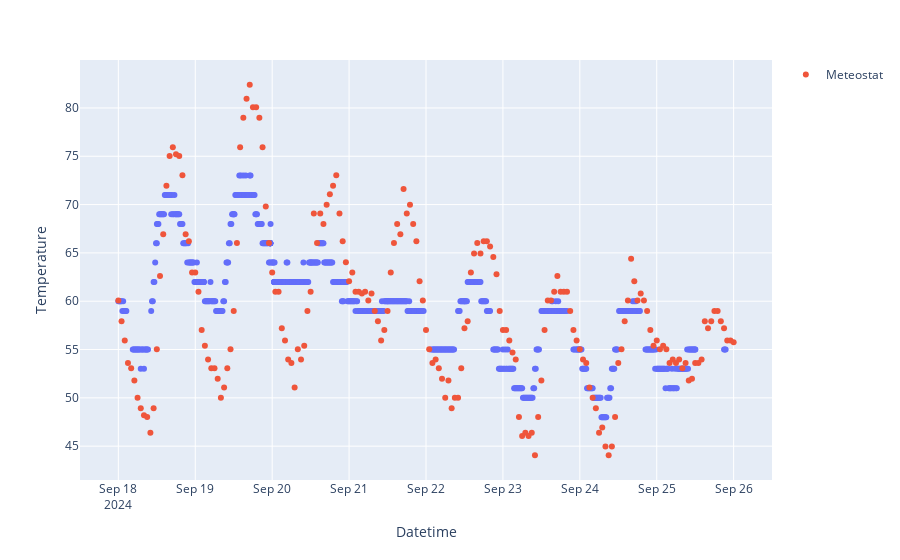

Notebook code for this chart:
### Code cell
# Create first scatter plot trace
fig = px.scatter(data.drop_nulls().filter(pl.col("Datetime") > "2024-09-18"), 
                 x="Datetime", y="Temperature", hover_name="Filename")

# Add second scatter plot trace
fig.add_scatter(x=meteostat_data["time"], y=meteostat_data["temp_f"], mode='markers', name='Meteostat')

# Show combined plot
fig.show()

### Figure 1 — Plotly figure (JSON) as saved in the notebook; plotly's stock layout.template omitted (floating-point values rounded to 4 significant figures; data arrays with more than 128 entries replaced by an {"elided": "..."} marker saying what was removed)
{"data": [{"hovertemplate": "<b>%{hovertext}</b><br><br>Datetime=%{x}<br>Temperature=%{y}<extra></extra>", "hovertext": {"elided": "749 str values"}, "legendgroup": "", "marker": {"color": "#636efa", "symbol": "circle"}, "mode": "markers", "name": "", "orientation": "v", "showlegend": false, "type": "scatter", "x": {"elided": "749 str values"}, "xaxis": "x", "y": {"elided": "749 int values"}, "yaxis": "y"}, {"mode": "markers", "name": "Meteostat", "type": "scatter", "x": {"elided": "193 str values"}, "y": {"elided": "193 float values"}}], "layout": {"legend": {"tracegroupgap": 0}, "margin": {"t": 60}, "xaxis": {"anchor": "y", "domain": [0, 1], "title": {"text": "Datetime"}}, "yaxis": {"anchor": "x", "domain": [0, 1], "title": {"text": "Temperature"}}}}
